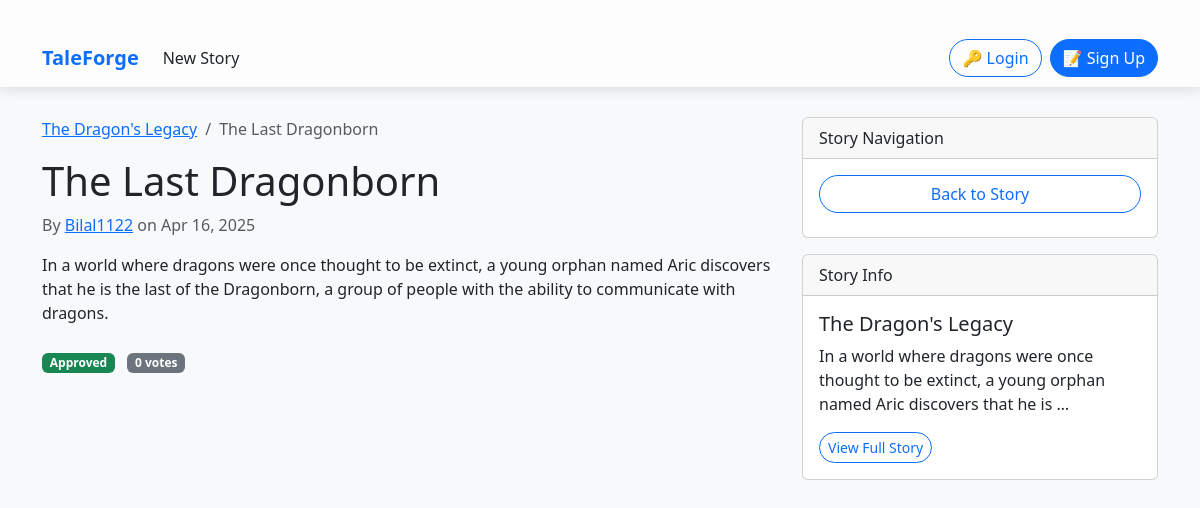
Page /chapters/chapter/11/ on the committed database.
### chapters/models.py (models this page shows, shortened)
class Chapter(MPTTModel):
    STATUS_CHOICES = [
        ('PEN', 'Pending'),
        ('APP', 'Approved'),
        ('REJ', 'Rejected'),
    ]
    title = models.CharField(max_length=200)
    content = models.TextField()
    author = models.ForeignKey(CustomUser, on_delete=models.CASCADE)
    story = models.ForeignKey(Story, on_delete=models.CASCADE)
    parent = TreeForeignKey('self', on_delete=models.CASCADE, null=True, blank=True, related_name='children')
    status = models.CharField(max_length=3, choices=STATUS_CHOICES, default='PEN')
    created_at = models.DateTimeField(auto_now_add=True)
    updated_at = models.DateTimeField(auto_now=True)
    votes = models.IntegerField(default=0)
    class MPTTMeta:
        order_insertion_by = ['created_at']

### stories/models.py (models this page shows, shortened)
class Story(models.Model):
    GENRE_CHOICES = [
        ('MOR', 'MORAL'),
        ('FAN', 'Fantasy'),
        ('SCI', 'Sci-Fi'),
        ('HOR', 'Horror'),
        ('ROM', 'Romance'),
        ('MYS', 'Mystery'),
        ('HIS', 'Historical'),
    ]
    title = models.CharField(max_length=200)
    author = models.ForeignKey(CustomUser, on_delete=models.CASCADE)
    genre = models.CharField(max_length=3, choices=GENRE_CHOICES)
    summary = models.TextField()
    cover_image = models.ImageField(upload_to='story_covers/', blank=True, null=True)
    created_at = models.DateTimeField(auto_now_add=True)
    updated_at = models.DateTimeField(auto_now=True)
    is_completed = models.BooleanField(default=False)

### accounts/models.py (models this page shows, shortened)
class CustomUser(AbstractUser):
    bio = models.TextField(max_length=500, blank=True)
    avatar = models.ImageField(upload_to='avatars/', blank=True, null=True)
    is_moderator = models.BooleanField(default=False)

### chapters/views.py (the view)
# urls.py: path('chapter/<int:pk>/', ChapterDetailView.as_view(), name='chapter_detail'),
class ChapterDetailView(DetailView):
    model = Chapter
    template_name = 'chapters/chapter_detail.html'
    def get_context_data(self, **kwargs):
        context = super().get_context_data(**kwargs)
        chapter = self.get_object()
        context['branches'] = chapter.get_children().filter(status='APP')
        context['has_voted'] = False
        if self.request.user.is_authenticated:
            context['has_voted'] = Vote.objects.filter(
                user=self.request.user,
                chapter=chapter
            ).exists()
        return context

### templates/chapters/chapter_detail.html (shortened to what this page needs)
{% extends 'base.html' %}  {% block content %}
<div class="row">
  <div class="col-md-8">
    <nav aria-label="breadcrumb">
      <ol class="breadcrumb">
        <li class="breadcrumb-item">
          <a href="{% url 'story_detail' pk=chapter.story.pk %}"
            >{{ chapter.story.title }}</a
          >
        </li>
        <li class="breadcrumb-item active" aria-current="page">
          {{ chapter.title }}
        </li>
      </ol>
    </nav>
    <h1>{{ chapter.title }}</h1>
    <p class="text-muted">
      By
      <a href="{% url 'profile' pk=chapter.author.pk %}"
        >{{ chapter.author.username }}</a
      >
      on {{ chapter.created_at|date:"M d, Y" }}
    </p>
    <div class="chapter-content mb-4">{{ chapter.content|linebreaks }}</div>
    <div class="d-flex justify-content-between mb-3">
      <div>
        <span
          class="badge bg-{% if chapter.status == 'APP' %}success{% elif chapter.status == 'REJ' %}danger{% else %}warning{% endif %}"
        >
          {{ chapter.get_status_display }}
        </span>
        <span class="ms-2 badge bg-secondary">{{ chapter.votes }} votes</span>
      </div>
    </div>
  </div>
  <div class="col-md-4">
    <div class="card mb-3">
      <div class="card-header">Story Navigation</div>
      <div class="card-body">
        <a
          href="{% url 'story_detail' pk=chapter.story.pk %}"
          class="btn btn-outline-primary w-100 mb-2"
        >
          Back to Story
        </a>
      </div>
    </div>
    <div class="card">
      <div class="card-header">Story Info</div>
      <div class="card-body">
        <h5>{{ chapter.story.title }}</h5>
        <p>{{ chapter.story.summary|truncatewords:20 }}</p>
        <a
          href="{% url 'story_detail' pk=chapter.story.pk %}"
          class="btn btn-sm btn-outline-primary"
        >
          View Full Story
        </a>
      </div>
    </div>
  </div>
</div>
{% endblock %}

### templates/base.html (style rules this page uses)
body { background-color: #f8f9fa; color: #212529; font-family: 'Segoe UI', Tahoma, Geneva, Verdana, sans-serif; }
.btn { border-radius: 25px; font-weight: 500; }

### rows in the picture
Chapter: story "The Dragon's Legacy", title "The Last Dragonborn", author.username "Bilal1122", created_at "Apr 16, 2025", content "In a world where dragons were once thought to be extinct, a young orphan named Aric discovers that he is the last of the Dragonborn, a group of people with the ability to communicate with dragons.", status "Approved", votes "0", story.summary "In a world where dragons were once thought to be extinct, a young orphan named Aric discovers that he is …"
